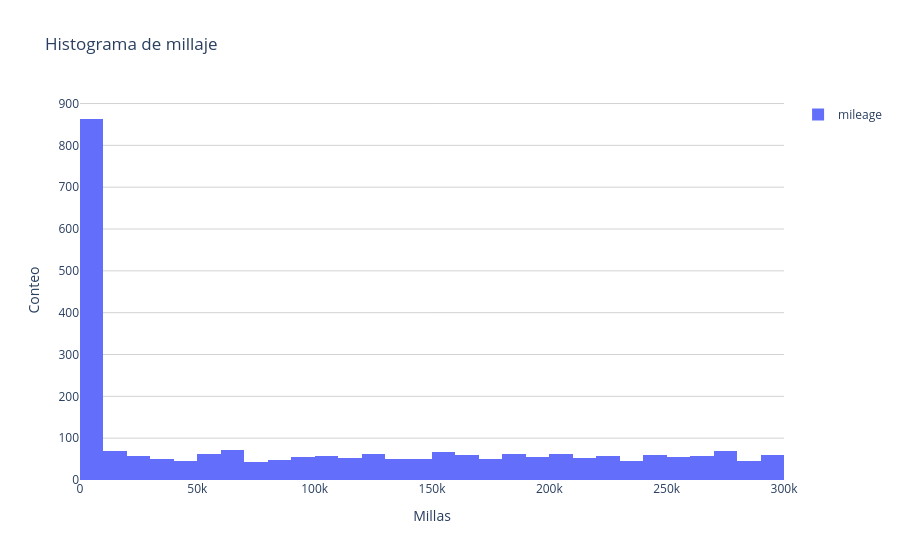

Here is the notebook cell this chart was saved with:
### Markdown cell above
## ¿Qué tan recorridos están los autos?

### Code cell
mileage=df['mileage']

fig=px.histogram(
    data_frame=mileage,
    title='Histograma de millaje'
)
fig.update_layout(
    plot_bgcolor='white',
    xaxis=dict(
        title='Millas'
    ),
    yaxis=dict(
        gridcolor='lightgrey',
        title='Conteo'
    ),
    legend_title=None
)
fig.show()

### Figure 1 — Plotly figure (JSON) as saved in the notebook; plotly's stock layout.template omitted (floating-point values rounded to 4 significant figures; data arrays with more than 128 entries replaced by an {"elided": "..."} marker saying what was removed)
{"data": [{"bingroup": "x", "hovertemplate": "variable=mileage<br>value=%{x}<br>count=%{y}<extra></extra>", "legendgroup": "mileage", "marker": {"color": "#636efa", "pattern": {"shape": ""}}, "name": "mileage", "orientation": "v", "showlegend": true, "type": "histogram", "x": {"elided": "2500 int values"}, "xaxis": "x", "yaxis": "y"}], "layout": {"barmode": "relative", "legend": {"title": {}, "tracegroupgap": 0}, "plot_bgcolor": "white", "title": {"text": "Histograma de millaje"}, "xaxis": {"anchor": "y", "domain": [0, 1], "title": {"text": "Millas"}}, "yaxis": {"anchor": "x", "domain": [0, 1], "gridcolor": "lightgrey", "title": {"text": "Conteo"}}}}
